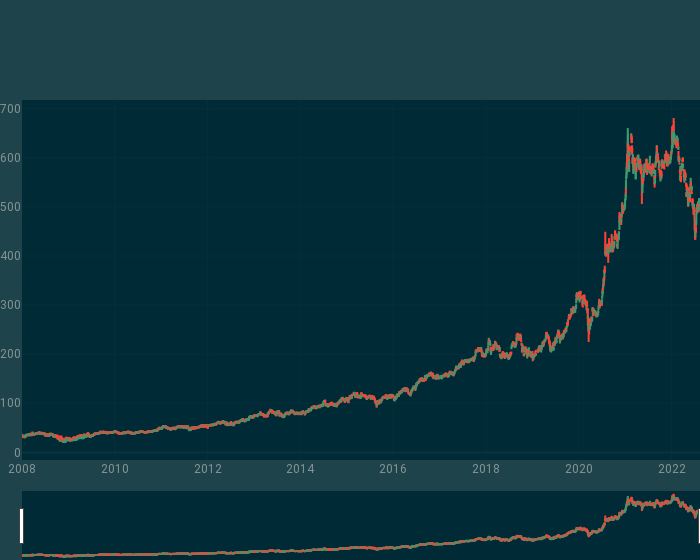

Notebook source saved alongside this figure:
### Markdown cell above
# Display Whole Wave

### Code cell
fig = go.Figure()
fig.add_trace(go.Candlestick(x=df["Date"],
                            open=df['Open'],
                            high=df['High'],
                            low=df['Low'],
                            close=df['Close'],
                            name="Price", 
                            ))
fig.update_layout(
    yaxis = dict(
       autorange = True,
       fixedrange= False
   ), width=1000*0.7,height=700*0.8,template="solar"
)

### Figure 1 — Plotly figure (JSON) as saved in the notebook; plotly's stock layout.template omitted (floating-point values rounded to 4 significant figures; data arrays with more than 128 entries replaced by an {"elided": "..."} marker saying what was removed)
{"data": [{"close": {"elided": "3591 float values"}, "high": {"elided": "3591 float values"}, "low": {"elided": "3591 float values"}, "name": "Price", "open": {"elided": "3591 float values"}, "type": "candlestick", "x": {"elided": "3591 str values"}}], "layout": {"height": 560, "width": 700, "yaxis": {"autorange": true, "fixedrange": false}}}
